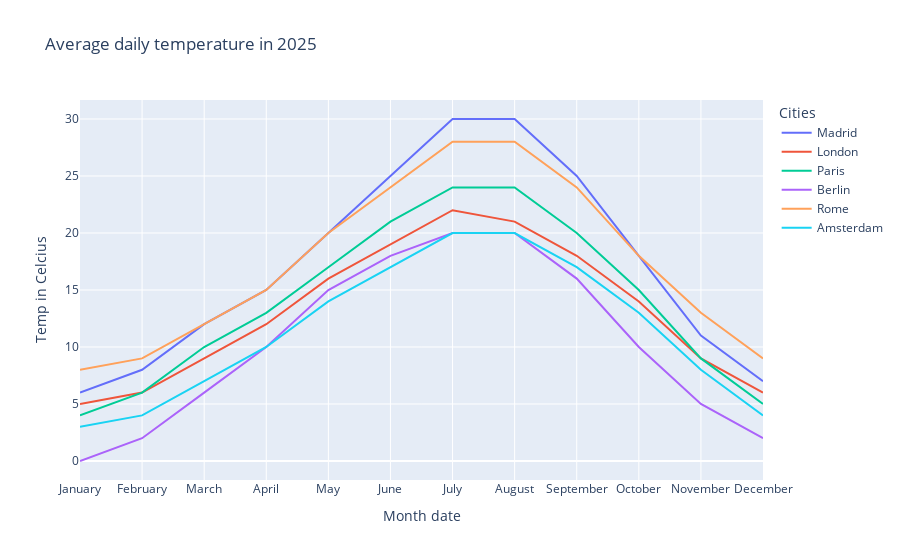

Notebook code for this chart:
### Code cell
p1=px.line(d1melted, x='Month', y='Temperature', color='Cities', labels={'Month':'Month date',
                                                                         'Temperature':'Temp in Celcius'}, 
           title='Average daily temperature in 2025')
p1.show() # to view the interactive plot

### Figure 1 — Plotly figure (JSON) as saved in the notebook; plotly's stock layout.template omitted (floating-point values rounded to 4 significant figures)
{"data": [{"hovertemplate": "Cities=Madrid<br>Month date=%{x}<br>Temp in Celcius=%{y}<extra></extra>", "legendgroup": "Madrid", "line": {"color": "#636efa", "dash": "solid"}, "marker": {"symbol": "circle"}, "mode": "lines", "name": "Madrid", "orientation": "v", "showlegend": true, "type": "scatter", "x": ["January", "February", "March", "April", "May", "June", "July", "August", "September", "October", "November", "December"], "xaxis": "x", "y": [6, 8, 12, 15, 20, 25, 30, 30, 25, 18, 11, 7], "yaxis": "y"}, {"hovertemplate": "Cities=London<br>Month date=%{x}<br>Temp in Celcius=%{y}<extra></extra>", "legendgroup": "London", "line": {"color": "#EF553B", "dash": "solid"}, "marker": {"symbol": "circle"}, "mode": "lines", "name": "London", "orientation": "v", "showlegend": true, "type": "scatter", "x": ["January", "February", "March", "April", "May", "June", "July", "August", "September", "October", "November", "December"], "xaxis": "x", "y": [5, 6, 9, 12, 16, 19, 22, 21, 18, 14, 9, 6], "yaxis": "y"}, {"hovertemplate": "Cities=Paris<br>Month date=%{x}<br>Temp in Celcius=%{y}<extra></extra>", "legendgroup": "Paris", "line": {"color": "#00cc96", "dash": "solid"}, "marker": {"symbol": "circle"}, "mode": "lines", "name": "Paris", "orientation": "v", "showlegend": true, "type": "scatter", "x": ["January", "February", "March", "April", "May", "June", "July", "August", "September", "October", "November", "December"], "xaxis": "x", "y": [4, 6, 10, 13, 17, 21, 24, 24, 20, 15, 9, 5], "yaxis": "y"}, {"hovertemplate": "Cities=Berlin<br>Month date=%{x}<br>Temp in Celcius=%{y}<extra></extra>", "legendgroup": "Berlin", "line": {"color": "#ab63fa", "dash": "solid"}, "marker": {"symbol": "circle"}, "mode": "lines", "name": "Berlin", "orientation": "v", "showlegend": true, "type": "scatter", "x": ["January", "February", "March", "April", "May", "June", "July", "August", "September", "October", "November", "December"], "xaxis": "x", "y": [0, 2, 6, 10, 15, 18, 20, 20, 16, 10, 5, 2], "yaxis": "y"}, {"hovertemplate": "Cities=Rome<br>Month date=%{x}<br>Temp in Celcius=%{y}<extra></extra>", "legendgroup": "Rome", "line": {"color": "#FFA15A", "dash": "solid"}, "marker": {"symbol": "circle"}, "mode": "lines", "name": "Rome", "orientation": "v", "showlegend": true, "type": "scatter", "x": ["January", "February", "March", "April", "May", "June", "July", "August", "September", "October", "November", "December"], "xaxis": "x", "y": [8, 9, 12, 15, 20, 24, 28, 28, 24, 18, 13, 9], "yaxis": "y"}, {"hovertemplate": "Cities=Amsterdam<br>Month date=%{x}<br>Temp in Celcius=%{y}<extra></extra>", "legendgroup": "Amsterdam", "line": {"color": "#19d3f3", "dash": "solid"}, "marker": {"symbol": "circle"}, "mode": "lines", "name": "Amsterdam", "orientation": "v", "showlegend": true, "type": "scatter", "x": ["January", "February", "March", "April", "May", "June", "July", "August", "September", "October", "November", "December"], "xaxis": "x", "y": [3, 4, 7, 10, 14, 17, 20, 20, 17, 13, 8, 4], "yaxis": "y"}], "layout": {"autosize": true, "legend": {"title": {"text": "Cities"}, "tracegroupgap": 0}, "title": {"text": "Average daily temperature in 2025"}, "xaxis": {"anchor": "y", "autorange": true, "domain": [0, 1], "range": [0, 11], "title": {"text": "Month date"}, "type": "category"}, "yaxis": {"anchor": "x", "autorange": true, "domain": [0, 1], "range": [-1.667, 31.67], "title": {"text": "Temp in Celcius"}, "type": "linear"}}}
